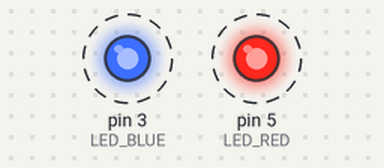
The program below on a simulated Raspberry Pi (header pin numbers). Shown: output pins drawn as LEDs (lit = HIGH). Dashed ring = blinking. At 3.0 s the program stops and its outputs stay as they are.

Above: at 0.5 s.
Timing chart, 0 to 4.5 s (numbered marks = the images above):
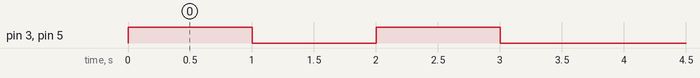

Measured:
- by itself, pin 3 (LED_BLUE), pin 5 (LED_RED): alternates HIGH for 1.0 s and LOW for 1.0 s

The program:

led_test.py
```python
#!/usr/bin/python
import time
import RPi.GPIO as GPIO

GPIO.setmode(GPIO.BOARD)
GPIO.setwarnings(False)

LED_BLUE = 3
LED_RED = 5

GPIO.setwarnings(False)
GPIO.setup(LED_BLUE,GPIO.OUT)
GPIO.setup(LED_RED,GPIO.OUT)
#Turn LEDs on
GPIO.output(LED_BLUE,GPIO.HIGH)
GPIO.output(LED_RED,GPIO.HIGH)
time.sleep(1)
#Turn LEDs off
GPIO.output(LED_BLUE,GPIO.LOW)
GPIO.output(LED_RED,GPIO.LOW)
time.sleep(1)
#Turn LEDs on
GPIO.output(LED_BLUE,GPIO.HIGH)
GPIO.output(LED_RED,GPIO.HIGH)
time.sleep(1)
#Turn LEDs off
GPIO.output(LED_BLUE,GPIO.LOW)
GPIO.output(LED_RED,GPIO.LOW)
GPIO.cleanup
```
